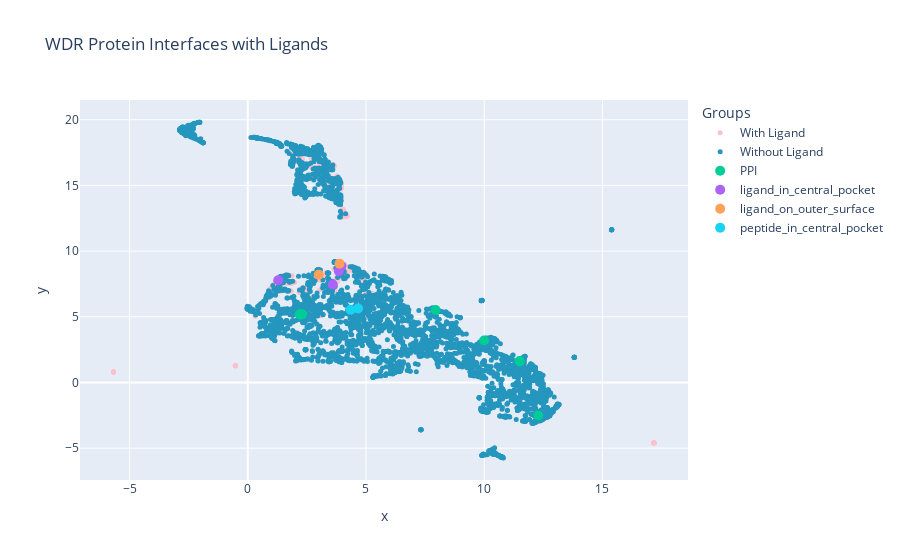

The notebook cell saved with this chart:
### Code cell
import plotly.graph_objects as go


# Add a column to indicate the presence of a ligand
df['has_ligand'] = df['graph_id'].apply(lambda x: len(x.split("_")) > 3)

# Create figure
fig = go.Figure()

# Add trace for points WITH ligand
fig.add_trace(go.Scatter(
    x=df[df['has_ligand']]['x'],
    y=df[df['has_ligand']]['y'],
    mode='markers',
    marker=dict(size=5, color='pink'),  # Specific color for with ligand
    text=df[df['has_ligand']]['graph_id'],  # hover text
    name='With Ligand'  # Name for legend
))

# Add trace for points WITHOUT ligand
fig.add_trace(go.Scatter(
    x=df[~df['has_ligand']]['x'],
    y=df[~df['has_ligand']]['y'],
    mode='markers',
    marker=dict(size=5, color='#2596be'),  # Specific color for without ligand
    text=df[~df['has_ligand']]['graph_id'],  # hover text
    name='Without Ligand'  # Name for legend
))

# Prepare color mapping for the second scatter plot, if necessary
# Assuming 'extra_labels' is a dictionary mapping 'graph_id' to labels
colors = chosen_df['graph_id'].map(extra_labels).astype('category').cat.codes  # This is one way to convert labels to numerical codes

# Add each group from chosen_df as a separate trace
for label, group in chosen_df.groupby(chosen_df['graph_id'].map(extra_labels)):
    fig.add_trace(go.Scatter(
        x=group['x'],
        y=group['y'],
        mode='markers',
        marker=dict(size=10),
        text=group['graph_id'],  # hover text
        name=label  # Use the mapped label for the legend
    ))

# Update layout with title and possibly other options
fig.update_layout(
    title='WDR Protein Interfaces',
    xaxis_title='x',
    yaxis_title='y',
    legend_title="Groups"
)

# Update layout with title and possibly other options
fig.update_layout(title='WDR Protein Interfaces with Ligands', xaxis_title='x', yaxis_title='y')
fig.write_html("WDR_Protein_Interfaces_with_ligands.html")
# Show figure

fig.show()

### Figure 1 — Plotly figure (JSON) as saved in the notebook; plotly's stock layout.template omitted (floating-point values rounded to 4 significant figures; data arrays with more than 128 entries replaced by an {"elided": "..."} marker saying what was removed)
{"data": [{"marker": {"color": "pink", "size": 5}, "mode": "markers", "name": "With Ligand", "text": {"elided": "402 str values"}, "type": "scatter", "x": {"elided": "402 float values"}, "y": {"elided": "402 float values"}}, {"marker": {"color": "#2596be", "size": 5}, "mode": "markers", "name": "Without Ligand", "text": {"elided": "4193 str values"}, "type": "scatter", "x": {"elided": "4193 float values"}, "y": {"elided": "4193 float values"}}, {"marker": {"size": 10}, "mode": "markers", "name": "PPI", "text": ["8T5I_A_B", "8SHJ_C_A", "8SHJ_C_B", "8SHJ_A_B", "8SHJ_A_C", "6M91_A_B", "4QL1_B_A", "8SHJ_B_A", "8SHJ_B_C"], "type": "scatter", "x": [12.28, 2.193, 11.5, 2.272, 2.208, 7.945, 9.992, 2.3, 11.49], "y": [-2.514, 5.18, 1.593, 5.177, 5.198, 5.521, 3.193, 5.191, 1.632]}, {"marker": {"size": 10}, "mode": "markers", "name": "ligand_in_central_pocket", "text": ["8T5I_A_A_401_ZHF", "5K0M_A_A_501_6PU", "6M91_A_A_601_J97", "4QL1_B_B_401_35Q"], "type": "scatter", "x": [3.956, 3.595, 1.288, 3.853], "y": [8.873, 7.461, 7.779, 8.476]}, {"marker": {"size": 10}, "mode": "markers", "name": "ligand_on_outer_surface", "text": ["8SHJ_A_A_801_ZI8", "4N14_A_A_501_WR7"], "type": "scatter", "x": [3.883, 3.002], "y": [9.046, 8.205]}, {"marker": {"size": 10}, "mode": "markers", "name": "peptide_in_central_pocket", "text": ["6M91_A_C", "2O9K_A_B"], "type": "scatter", "x": [4.666, 4.353], "y": [5.63, 5.535]}], "layout": {"legend": {"title": {"text": "Groups"}}, "title": {"text": "WDR Protein Interfaces with Ligands"}, "xaxis": {"title": {"text": "x"}}, "yaxis": {"title": {"text": "y"}}}}
